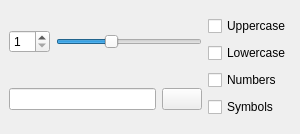
<?xml version="1.0" encoding="UTF-8"?>
<ui version="4.0">
 <class>MainWindow</class>
 <widget class="QMainWindow" name="MainWindow">
  <property name="geometry">
   <rect>
    <x>0</x>
    <y>0</y>
    <width>300</width>
    <height>134</height>
   </rect>
  </property>
  <property name="sizePolicy">
   <sizepolicy hsizetype="Fixed" vsizetype="Fixed">
    <horstretch>0</horstretch>
    <verstretch>0</verstretch>
   </sizepolicy>
  </property>
  <property name="windowTitle">
   <string>Password Generator</string>
  </property>
  <property name="windowIcon">
   <iconset theme="QIcon::ThemeIcon::SystemLockScreen"/>
  </property>
  <property name="tabShape">
   <enum>QTabWidget::TabShape::Rounded</enum>
  </property>
  <widget class="QWidget" name="centralwidget">
   <layout class="QGridLayout" name="gridLayout">
    <item row="1" column="0">
     <layout class="QHBoxLayout" name="horizontalLayout_2">
      <item>
       <widget class="QLineEdit" name="pOutput">
        <property name="sizePolicy">
         <sizepolicy hsizetype="Expanding" vsizetype="Fixed">
          <horstretch>0</horstretch>
          <verstretch>0</verstretch>
         </sizepolicy>
        </property>
        <property name="font">
         <font>
          <family>Monospace</family>
         </font>
        </property>
        <property name="readOnly">
         <bool>true</bool>
        </property>
       </widget>
      </item>
      <item>
       <widget class="QPushButton" name="regeneratePassword">
        <property name="text">
         <string/>
        </property>
        <property name="icon">
         <iconset theme="QIcon::ThemeIcon::SystemReboot"/>
        </property>
       </widget>
      </item>
     </layout>
    </item>
    <item row="0" column="1" rowspan="2">
     <layout class="QVBoxLayout" name="verticalLayout">
      <item>
       <widget class="QCheckBox" name="upperCaseCheckBox">
        <property name="text">
         <string>Uppercase</string>
        </property>
       </widget>
      </item>
      <item>
       <widget class="QCheckBox" name="lowerCaseCheckBox">
        <property name="text">
         <string>Lowercase</string>
        </property>
       </widget>
      </item>
      <item>
       <widget class="QCheckBox" name="numberCheckBox">
        <property name="text">
         <string>Numbers</string>
        </property>
       </widget>
      </item>
      <item>
       <widget class="QCheckBox" name="specialCheckBox">
        <property name="text">
         <string>Symbols</string>
        </property>
       </widget>
      </item>
     </layout>
    </item>
    <item row="0" column="0">
     <layout class="QHBoxLayout" name="horizontalLayout">
      <item>
       <widget class="QSpinBox" name="pLenSpinBox">
        <property name="minimum">
         <number>1</number>
        </property>
        <property name="maximum">
         <number>20</number>
        </property>
       </widget>
      </item>
      <item>
       <widget class="QSlider" name="pLenSlider">
        <property name="minimum">
         <number>1</number>
        </property>
        <property name="maximum">
         <number>20</number>
        </property>
        <property name="value">
         <number>8</number>
        </property>
        <property name="orientation">
         <enum>Qt::Orientation::Horizontal</enum>
        </property>
       </widget>
      </item>
     </layout>
    </item>
   </layout>
  </widget>
 </widget>
 <resources/>
 <connections/>
</ui>
